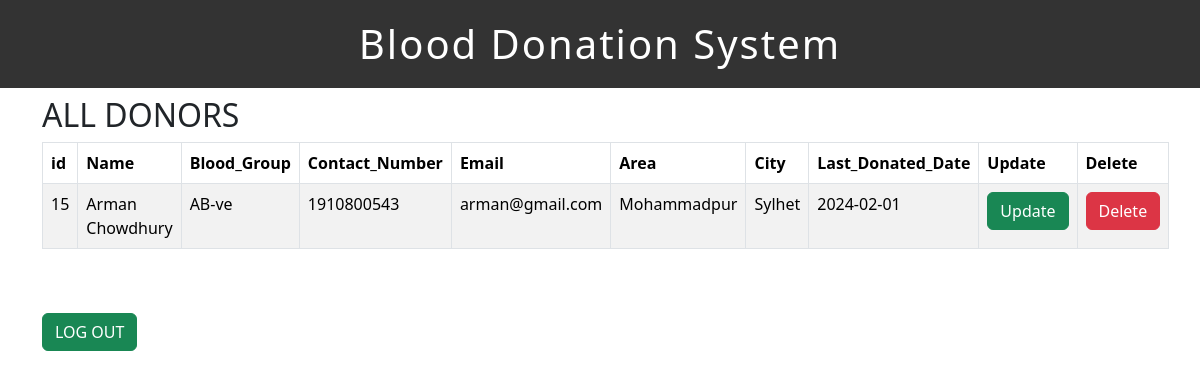
Screenshot of /LOGIN_SYSTEM/donor/index.php (signed in) with the database file from the repository.
### tables this page shows
CREATE TABLE `donor_info` (
  `id` int(11) NOT NULL,
  `Name` varchar(255) NOT NULL,
  `Blood_Group` varchar(255) NOT NULL,
  `Contact_Number` int(11) NOT NULL,
  `Email` varchar(255) NOT NULL,
  `Area` varchar(255) NOT NULL,
  `City` varchar(255) NOT NULL,
  `Last_Donated_Date` date NOT NULL,
  `Password` varchar(255) NOT NULL
);

### LOGIN_SYSTEM/donor/index.php (the view, shortened to what this page needs)
<?php
include('header.php');
include('dbcon.php');
?>
<h2>ALL DONORS</h2>
<table class="table table-hover table-bordered table-striped">
  <thead>
    <tr>
      <th>id</th>
      <th>Name</th>
      <th>Blood_Group</th>
      <th>Contact_Number</th>
      <th>Email</th>
      <th>Area</th>
      <th>City</th>
      <th>Last_Donated_Date</th>
      <th>Update</th>
      <th>Delete</th>
    </tr>
  </thead>
  <tbody>
    <?php
    $mail= $_SESSION['email'];
    $pass= $_SESSION['pass'];
    $query = "SELECT * FROM `donor_info` WHERE `Email` = '$mail' and `Password` = '$pass'";
    $result = mysqli_query($connection, $query);
    if (!$result) {
      echo "Error retrieving donor data: " . mysqli_error($connection);
    } else {
      while ($row = mysqli_fetch_assoc($result)) {
        $escapedName = htmlspecialchars($row["Name"]);
        $escapedBlood_Group = htmlspecialchars($row["Blood_Group"]);
        $escapedContact_Number = htmlspecialchars($row["Contact_Number"]);
        $escapedEmail = htmlspecialchars($row["Email"]);
        $escapedArea = htmlspecialchars($row["Area"]);
        $escapedCity = htmlspecialchars($row["City"]);
        $escapedLast_Donated_Date = htmlspecialchars($row["Last_Donated_Date"]);
        ?>
        <tr>
          <td><?php echo $row["id"]; ?></td>
          <td><?php echo $escapedName;?></td>
          <td><?php echo $escapedBlood_Group;?></td>
          <td><?php echo $escapedContact_Number;?></td>
          <td><?php echo $escapedEmail;?></td>
          <td><?php echo $escapedArea;?></td>
          <td><?php echo $escapedCity;?></td>
          <td><?php echo $escapedLast_Donated_Date;?></td>
          <td><a href="update_page_1.php?id=<?php echo $row["id"] ;?>" class="btn btn-success">Update</a></td>
          <td><a href="delete_page_1.php?id=<?php echo $row["id"] ; ?>" class="btn btn-danger">Delete</a></td>
        </tr>
        <?php
      }
    }
    ?>
  </tbody>
</table>
<?php
include('footer.php');
?>

### rows the page displays
donor_info: id "15", Name "Arman Chowdhury", Blood_Group "AB-ve", Contact_Number "1910800543", Email "arman@gmail.com", Area "Mohammadpur", City "Sylhet", Last_Donated_Date "2024-02-01"
